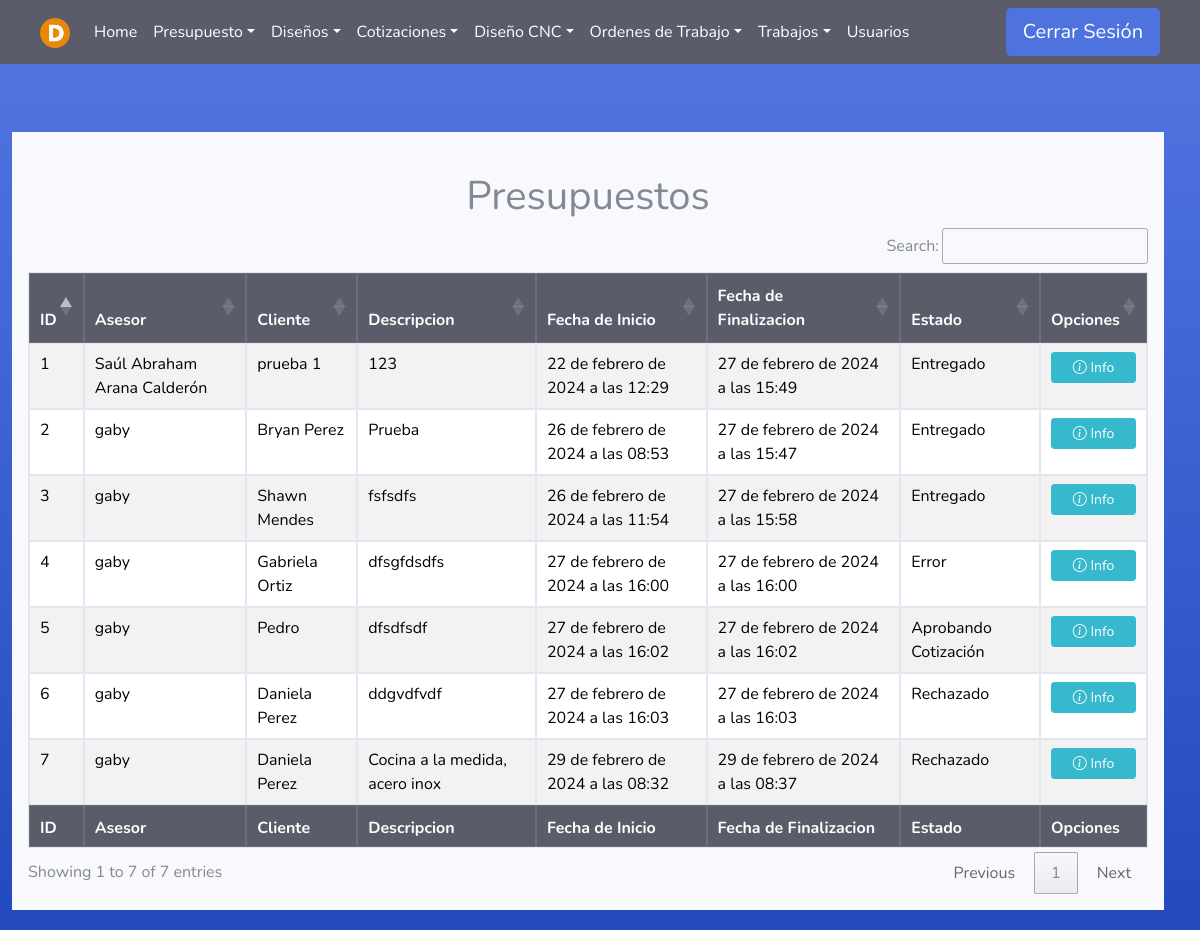
Page /Presupuesto/Finalizados/ (signed in) on the earlier database version.
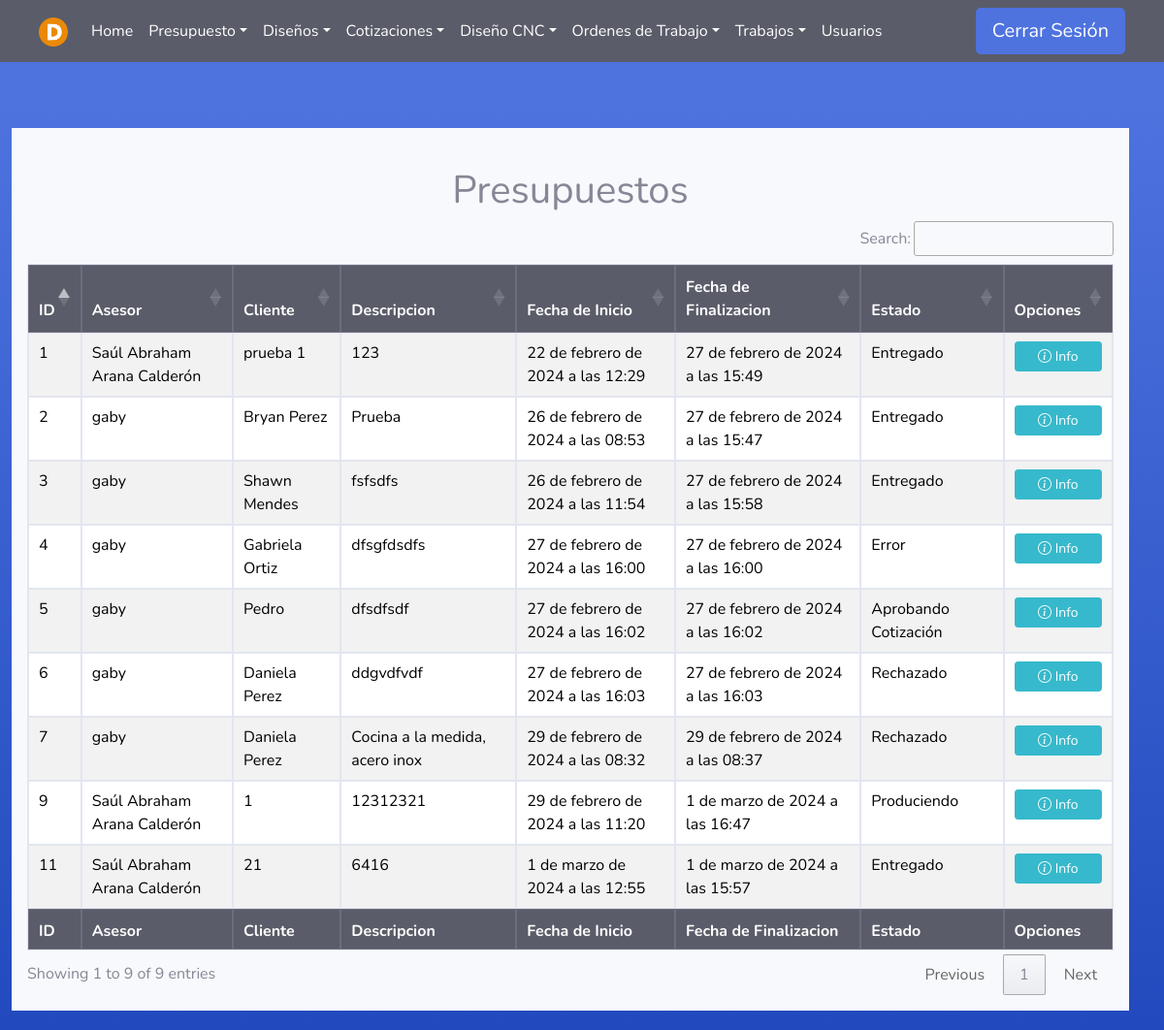
Same page on the later database version.
### Asesores/models.py (models this page shows)
class Presupuesto(models.Model):
    asesor = models.ForeignKey(User, on_delete=models.PROTECT, null=False, blank=False)
    fecha_inicio = models.DateTimeField(null=False, auto_now_add=True, blank=False)
    cliente = models.CharField(max_length=100, null=False, blank=False)
    descripcion = models.TextField(null=False, blank=False)
    estado=models.TextField(null=True, blank=True)
    fecha_fin = models.DateTimeField(null=True, blank=True)

### Asesores/views.py (the view)
# urls.py: path('Finalizados/', asesor_views.listadoPF , name='PresupuestoFin'),
def listadoPF(request):
    user = request.user
    if user.groups.filter(name='Asesor').exists():
        pres = Presupuesto.objects.filter(fecha_fin__isnull=False, asesor=user)
        return render(request, 'Asesor/listado_presupuesto_fin.html', {'pres': pres})
    elif (user.groups.filter(name='Administrador').exists() or user.is_superuser):
        pres = Presupuesto.objects.filter(fecha_fin__isnull=False)
        return render(request, 'Asesor/listado_presupuesto_fin.html', {'pres': pres})
    else:
        error = "No tienes permiso para acceder a esta página."
        return render(request, '404.html', {'error': error})

### Templates/Asesor/listado_presupuesto_fin.html
{% extends 'tables.html' %}
{% block botones%}
<div class="text-center">
    <br>
    <h1>Presupuestos</h1>
</div>
{% endblock %}
{% load static %}
{% block head %}
<th>ID</th>
{% if user.is_superuser or  user.groups.all.0.name == "Administrador" %}
<th>Asesor</th>
{% endif %}
<th>Cliente</th>
<th>Descripcion</th>
<th>Fecha de Inicio</th>
<th>Fecha de Finalizacion</th>
<th>Estado</th>
<th>Opciones</th>
{% endblock %}
{% block tbody %}
{% for p in pres %}
<tr>
    <td>{{ p.id }}</td>
    {% if user.is_superuser or user.groups.all.0.name == "Administrador" %}
        {% if p.asesor.first_name and p.asesor.last_name %}
            <td>{{ p.asesor.first_name}} {{ p.asesor.last_name}}</td>
        {% else %}
            <td>{{ p.asesor.username}}</td>
        {% endif %}
    {% endif %}
    <td>{{ p.cliente }}</td>
    <td>{{ p.descripcion }}</td>
    <td>{{ p.fecha_inicio }}</td>
    <td>{{ p.fecha_fin }}</td>
    <td>{{ p.estado }}</td>
    <td>
        <a class="btn btn-info btn-sm btn-block" href="/Presupuesto/Informacion/Finalizado/{{p.id}}"><i class="bi bi-info-circle"></i> Info</a>
    </td>
</tr>
{% endfor %}
 {% endblock %}
 {% block footer %}
 <th>ID</th>
 {% if user.is_superuser or  user.groups.all.0.name == "Administrador" %}
<th>Asesor</th>
{% endif %}
 <th>Cliente</th>
 <th>Descripcion</th>
 <th>Fecha de Inicio</th>
 <th>Fecha de Finalizacion</th>
 <th>Estado</th>
 <th>Opciones</th>
 {% endblock %}

Differences in the rows shown:
now on this page (row edited): Presupuesto: id "9", asesor.first_name "Saúl Abraham", asesor.last_name "Arana Calderón", cliente "1", descripcion "12312321", fecha_inicio "29 de febrero de 2024 a las 11:20", fecha_fin "1 de marzo de 2024 a las 16:47", estado "Produciendo"
now on this page (row edited): Presupuesto: id "11", asesor.first_name "Saúl Abraham", asesor.last_name "Arana Calderón", cliente "21", descripcion "6416", fecha_inicio "1 de marzo de 2024 a las 12:55", fecha_fin "1 de marzo de 2024 a las 15:57", estado "Entregado"
Other differences:
text written by a page script: "Search: Showing 1 to 7 of 7 entries Previous 1 Next" → "Search: Showing 1 to 9 of 9 entries Previous 1 Next"
